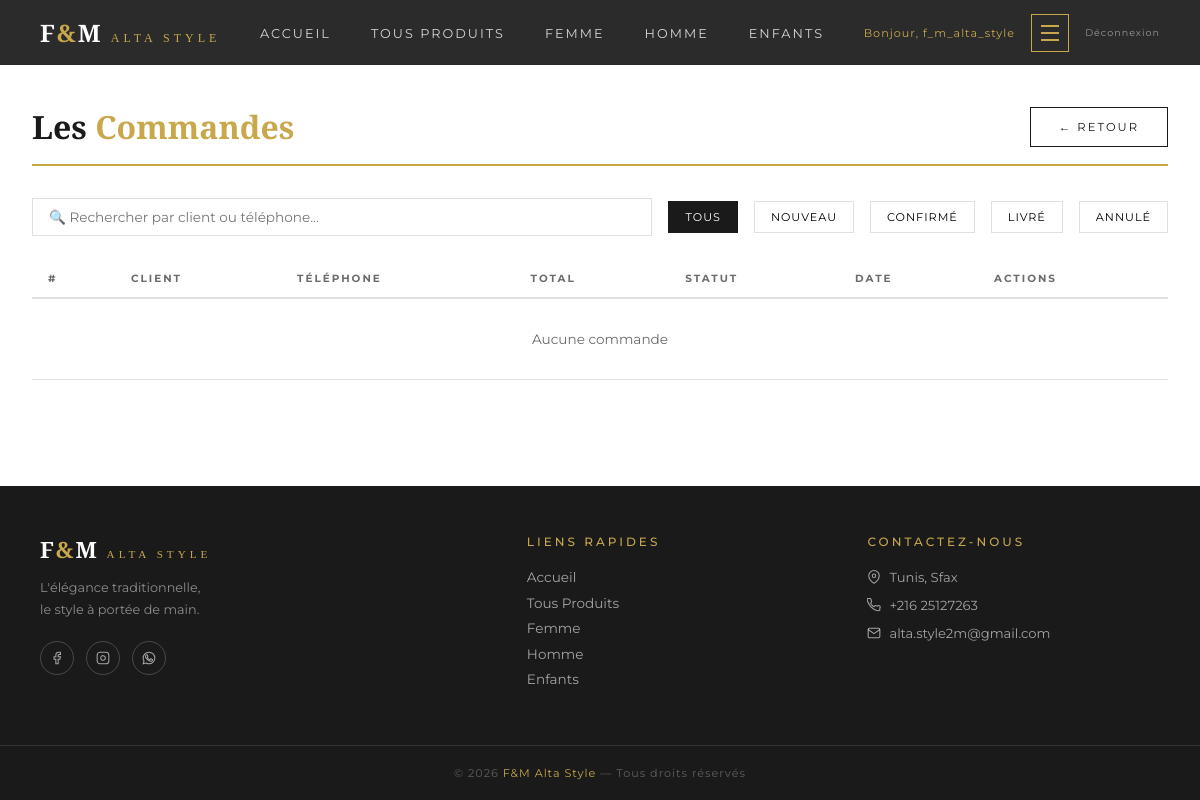
Page /mon-admin/commandes/ (signed in) on the earlier database version.
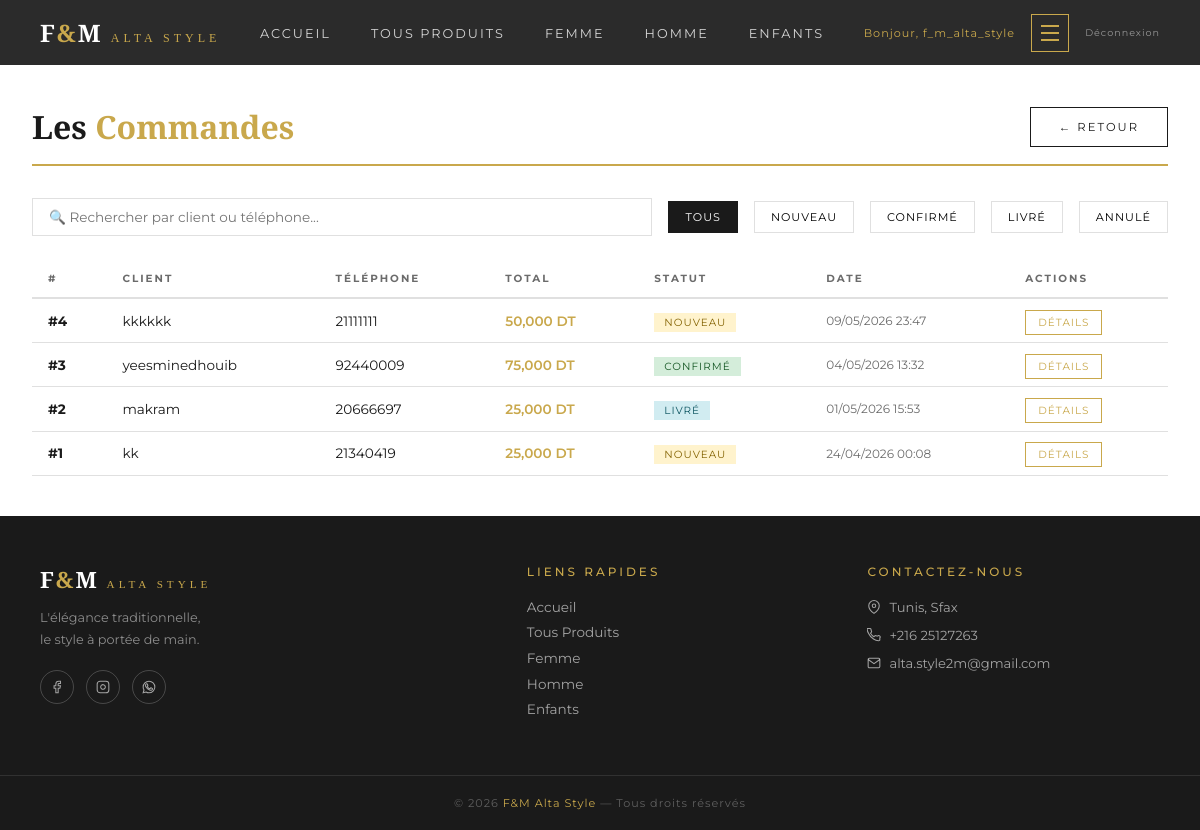
Same page on the later database version.
### boutique/models.py (models this page shows, shortened)
class Commande(models.Model):
    STATUTS = [
        ('nouveau', 'Nouveau'),
        ('confirme', 'Confirmé'),
        ('livre', 'Livré'),
        ('annule', 'Annulé'),
    ]
    nom_client = models.CharField(max_length=200)
    telephone = models.CharField(max_length=20)
    adresse = models.TextField()
    notes = models.TextField(blank=True)
    statut = models.CharField(max_length=20, choices=STATUTS, default='nouveau')
    total = models.DecimalField(max_digits=10, decimal_places=3)
    date_commande = models.DateTimeField(auto_now_add=True)

### boutique/views.py (the view)
# urls.py: path('mon-admin/commandes/', views.admin_commandes, name='admin_commandes'),
@login_required(login_url='/mon-admin/login/')
def admin_commandes(request):
    commandes = Commande.objects.all().order_by('-date_commande')
    return render(request, 'boutique/admin_commandes.html', {'commandes': commandes})

### boutique/templates/boutique/admin_commandes.html (shortened to what this page needs)
{% extends 'boutique/base.html' %}
{% block content %}
<div class="commandes-wrapper">
  <div class="commandes-header">
    <h1>Les <span>Commandes</span></h1>
    <a href="/mon-admin/" class="btn-outline">← Retour</a>
  </div>
  <div class="filters-bar">
    <input type="text" class="search-input" id="searchInput" placeholder="🔍 Rechercher par client ou téléphone..." oninput="filterCommandes()">
    <button class="filter-btn active" onclick="setFilter(this, 'all')">Tous</button>
    <button class="filter-btn" onclick="setFilter(this, 'nouveau')">Nouveau</button>
    <button class="filter-btn" onclick="setFilter(this, 'confirme')">Confirmé</button>
    <button class="filter-btn" onclick="setFilter(this, 'livre')">Livré</button>
    <button class="filter-btn" onclick="setFilter(this, 'annule')">Annulé</button>
  </div>
  <table class="admin-table" id="commandesTable">
    <thead>
      <tr>
        <th>#</th>
        <th>Client</th>
        <th>Téléphone</th>
        <th>Total</th>
        <th>Statut</th>
        <th>Date</th>
        <th>Actions</th>
      </tr>
    </thead>
    <tbody>
      {% for commande in commandes %}
      <tr data-client="{{ commande.nom_client|lower }}" data-tel="{{ commande.telephone }}" data-statut="{{ commande.statut }}">
        <td><strong>#{{ commande.id }}</strong></td>
        <td>{{ commande.nom_client }}</td>
        <td>{{ commande.telephone }}</td>
        <td style="color:var(--gold);font-weight:600">{{ commande.total }} DT</td>
        <td><span class="badge-{{ commande.statut }}">{{ commande.get_statut_display }}</span></td>
        <td style="font-size:0.75rem;color:var(--gray)">{{ commande.date_commande|date:"d/m/Y H:i" }}</td>
        <td><a href="/mon-admin/commande/{{ commande.pk }}/" class="btn-view">Détails</a></td>
      </tr>
      {% empty %}
      <tr><td colspan="7" style="text-align:center;padding:2rem;color:var(--gray)">Aucune commande</td></tr>
      {% endfor %}
    </tbody>
  </table>
</div>
{% endblock %}

Differences in the rows shown:
added Commande: id "4", nom_client "kkkkkk", telephone "21111111", total "50,000", statut "NOUVEAU", date_commande "09/05/2026 23:47"
added Commande: id "3", nom_client "yeesminedhouib", telephone "92440009", total "75,000", statut "CONFIRMÉ", date_commande "04/05/2026 13:32"
added Commande: id "2", nom_client "makram", telephone "20666697", total "25,000", statut "LIVRÉ", date_commande "01/05/2026 15:53"
added Commande: id "1", nom_client "kk", telephone "21340419", total "25,000", statut "NOUVEAU", date_commande "24/04/2026 00:08"
Other differences:
text no longer shown: "Aucune commande"
